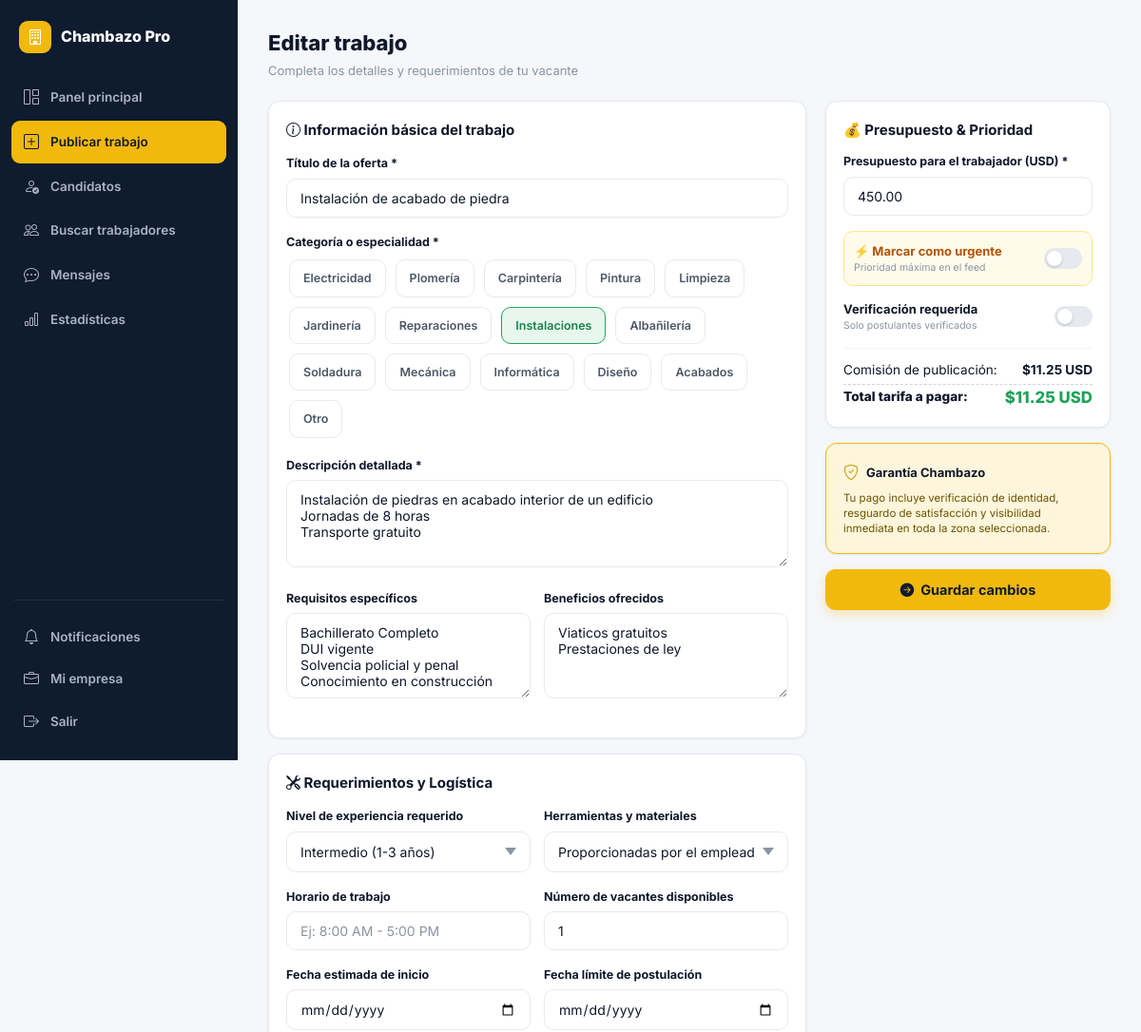
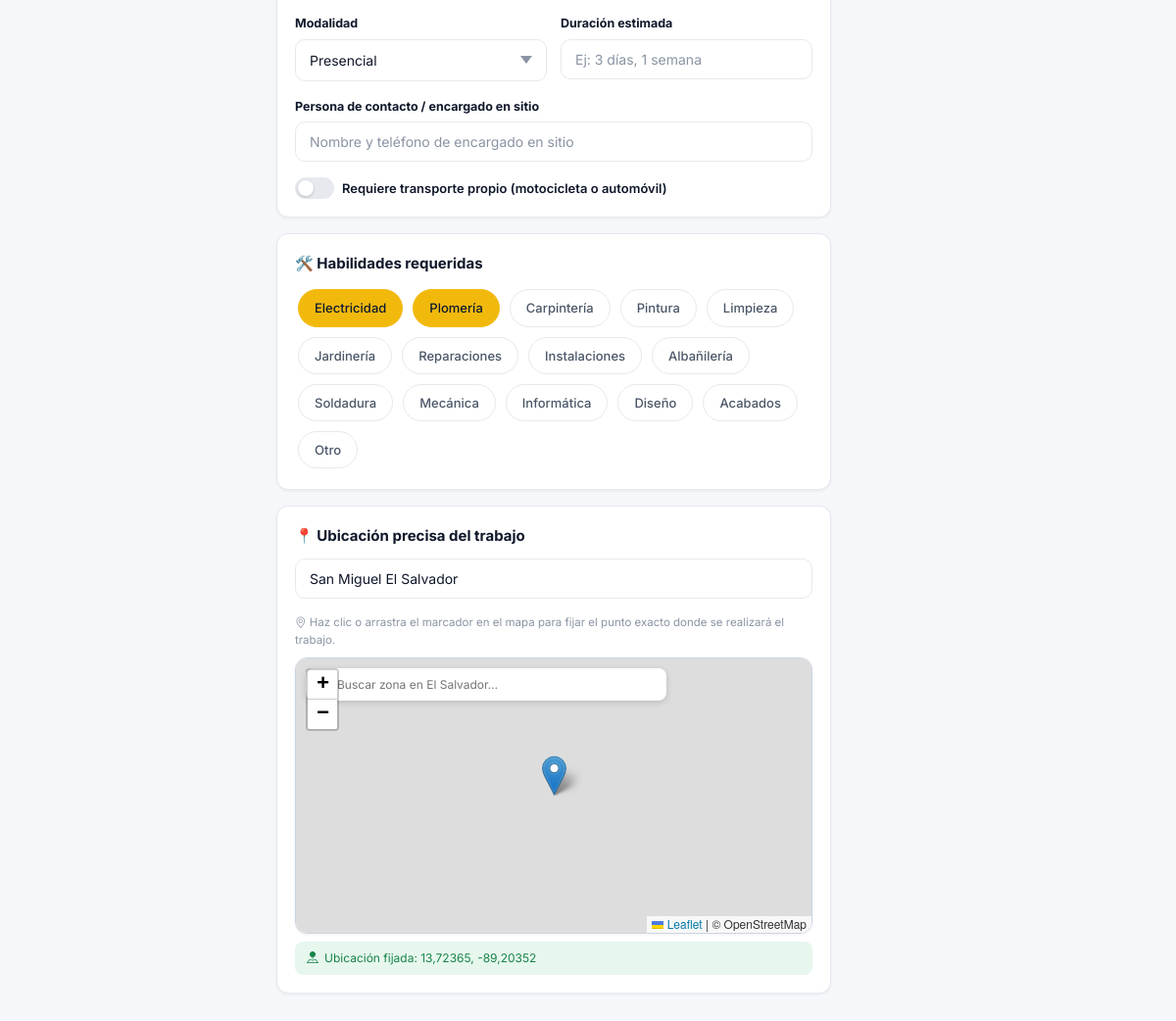
/contratista/trabajo/1/editar/ (signed in), run on the app's committed database (2 pictures, top to bottom).
### core/models.py (models this page shows, shortened)
class Trabajo(models.Model):
    ESTADO_VACANTE = [
        ('disponible', 'Disponible'),
        ('en_proceso', 'En proceso'),
        ('ocupada', 'Ocupada'),
    ]
    contratista   = models.ForeignKey(User, on_delete=models.CASCADE, related_name='trabajos_publicados')
    titulo        = models.CharField(max_length=200)
    categoria     = models.CharField(max_length=50, choices=CATEGORY_CHOICES)
    descripcion   = models.TextField()
    requisitos    = models.TextField(blank=True)
    beneficios    = models.TextField(blank=True)
    ubicacion     = models.CharField(max_length=200)
    lat           = models.FloatField(null=True, blank=True)
    lng           = models.FloatField(null=True, blank=True)
    presupuesto   = models.DecimalField(max_digits=10, decimal_places=2)
    es_urgente    = models.BooleanField(default=False)
    estado_vacante= models.CharField(max_length=20, choices=ESTADO_VACANTE, default='disponible')
    activo        = models.BooleanField(default=True)
    creado        = models.DateTimeField(auto_now_add=True)
    actualizado   = models.DateTimeField(auto_now=True)
    habilidades_req = models.JSONField(default=list, blank=True)
    vistas        = models.PositiveIntegerField(default=0)
    modalidad     = models.CharField(max_length=20, choices=[
        ('presencial','Presencial'), ('remoto','Remoto'), ('hibrido','Híbrido')
    ], default='presencial')
    duracion      = models.CharField(max_length=100, blank=True,
                                     help_text='Ej: 3 días, 1 semana')
    verificacion_requerida = models.BooleanField(default=False)
    fecha_inicio  = models.DateField(null=True, blank=True)
    fecha_limite  = models.DateField(null=True, blank=True)
    nivel_experiencia = models.CharField(max_length=30, choices=[
        ('sin_experiencia', 'Sin experiencia previa'),
        ('intermedio', 'Intermedio (1-3 años)'),
        ('experto', 'Experto (+3 años)')
    ], default='intermedio')
    herramientas  = models.CharField(max_length=30, choices=[
        ('empleador', 'Proporcionadas por el empleador'),
        ('trabajador', 'El trabajador debe traer sus herramientas'),
        ('ambos', 'Mixto')
    ], default='empleador')
    horario       = models.CharField(max_length=100, blank=True, help_text='Ej: 8:00 AM - 5:00 PM')
    vacantes_disponibles = models.PositiveIntegerField(default=1)
    transporte_propio = models.BooleanField(default=False)
    contacto_emergencia_sitio = models.CharField(max_length=150, blank=True)
    comision_plataforma = models.DecimalField(max_digits=8, decimal_places=2, default=0.00)
    tarifa_urgencia     = models.DecimalField(max_digits=8, decimal_places=2, default=0.00)
    total_a_pagar       = models.DecimalField(max_digits=10, decimal_places=2, default=0.00)
    pagado        = models.BooleanField(default=False)
    fecha_pago    = models.DateTimeField(null=True, blank=True)
    metodo_pago_id= models.CharField(max_length=100, blank=True, help_text='ID de transacción / comprobante de tarjeta')
    fecha_pago    = models.DateTimeField(null=True, blank=True)
    class Meta:
        ordering = ['-creado']

### core/views.py (the view)
# urls.py: path('contratista/trabajo/<int:pk>/editar/', views.editar_trabajo, name='editar_trabajo'),
@login_required
def editar_trabajo(request, pk):
    trabajo = get_object_or_404(Trabajo, pk=pk, contratista=request.user)
    if request.method == 'POST':
        form = TrabajoForm(request.POST, instance=trabajo)
        if form.is_valid():
            t = form.save(commit=False)
            t.habilidades_req = request.POST.getlist('habilidades_req')
            lat = request.POST.get('lat', ''); lng = request.POST.get('lng', '')
            if lat and lng:
                try:
                    t.lat = float(lat); t.lng = float(lng)
                except ValueError:
                    pass
            t.calcular_tarifas()
            t.save()
            messages.success(request, '✅ Vacante actualizada.')
            return redirect('panel_contratista')
    else:
        form = TrabajoForm(instance=trabajo)
    ctx = ctx_base(request)
    ctx.update({'form': form, 'skills': SKILL_CHOICES, 'titulo_pagina': 'Editar trabajo',
                'btn_label': 'Guardar cambios', 'active': 'publicar'})
    return render(request, 'core/publicar_trabajo.html', ctx)

### core/context_processors.py (called while the page is built)
def global_settings(request):
    return {
        'GOOGLE_MAPS_KEY': getattr(settings, 'GOOGLE_MAPS_API_KEY', ''),
    }

### core/views.py (called while the page is built)
def ctx_base(request):
    ctx = {'GOOGLE_MAPS_KEY': settings.GOOGLE_MAPS_API_KEY}
    if request.user.is_authenticated:
        ctx['notif_count'] = Notificacion.objects.filter(usuario=request.user, leida=False).count()
        if request.user.profile.rol == 'trabajador':
            ctx['urgentes_count'] = Trabajo.objects.filter(activo=True, es_urgente=True).count()
            ctx['solicitudes_pend_count'] = Solicitud.objects.filter(
                trabajador=request.user, estado__in=['pendiente', 'en_revision']).count()
    return ctx

### core/templates/core/publicar_trabajo.html (shortened to what this page needs)
{% extends 'core/base.html' %}
{% block body %}
{% include 'core/_sidebar_contratista.html' %}
<div class="page-hd"><div><h1>{{ titulo_pagina }}</h1><p>Completa los detalles y requerimientos de tu vacante</p></div></div>
<form method="post" id="jobForm">
  <div class="layout-2col-rev">
    <div>
      <div class="card mb-16"><div class="card-body">
        <h3 class="t-h3 mb-14"><i class="bi bi-info-circle"></i> Información básica del trabajo</h3>
        <div class="form-group"><label class="form-label">Título de la oferta *</label>{{ form.titulo }}</div>
        <div class="form-group">
          <label class="form-label">Categoría o especialidad *</label>
          <div style="display:flex;flex-wrap:wrap;gap:4px;">
            {% for val, label in skills %}
            <label class="cat-icon-btn {% if form.instance.categoria == val %}active{% endif %}" onclick="selectCat('{{ val }}')" id="cat-{{ val }}">{{ label }}</label>
            {% endfor %}
          </div>
        </div>
        <div class="form-group"><label class="form-label">Descripción detallada *</label>{{ form.descripcion }}</div>
        <div class="two-col" style="display:grid;grid-template-columns:1fr 1fr;gap:14px;">
          <div class="form-group"><label class="form-label">Requisitos específicos</label>{{ form.requisitos }}</div>
          <div class="form-group"><label class="form-label">Beneficios ofrecidos</label>{{ form.beneficios }}</div>
        </div>
      </div></div>
      <div class="card mb-16"><div class="card-body">
        <h3 class="t-h3 mb-14"><i class="bi bi-tools"></i> Requerimientos y Logística</h3>
        <div class="two-col" style="display:grid;grid-template-columns:1fr 1fr;gap:14px;">
          <div class="form-group">
            <label class="form-label">Nivel de experiencia requerido</label>
            {{ form.nivel_experiencia }}
          </div>
          <div class="form-group">
            <label class="form-label">Herramientas y materiales</label>
            {{ form.herramientas }}
          </div>
        </div>
        <div class="two-col" style="display:grid;grid-template-columns:1fr 1fr;gap:14px;">
          <div class="form-group">
            <label class="form-label">Horario de trabajo</label>
            {{ form.horario }}
          </div>
          <div class="form-group">
            <label class="form-label">Número de vacantes disponibles</label>
            {{ form.vacantes_disponibles }}
          </div>
        </div>
        <div class="two-col" style="display:grid;grid-template-columns:1fr 1fr;gap:14px;">
          <div class="form-group">
            <label class="form-label">Fecha estimada de inicio</label>
            {{ form.fecha_inicio }}
          </div>
          <div class="form-group">
            <label class="form-label">Fecha límite de postulación</label>
            {{ form.fecha_limite }}
          </div>
        </div>
        <div class="two-col" style="display:grid;grid-template-columns:1fr 1fr;gap:14px;">
          <div class="form-group">
            <label class="form-label">Modalidad</label>
            {{ form.modalidad }}
          </div>
          <div class="form-group">
            <label class="form-label">Duración estimada</label>
            {{ form.duracion }}
          </div>
        </div>
        <div class="form-group">
          <label class="form-label">Persona de contacto / encargado en sitio</label>
          {{ form.contacto_emergencia_sitio }}
        </div>
        <div class="flex-c gap-8 mt-8">
          <label class="toggle-switch">{{ form.transporte_propio }}<span class="toggle-slider"></span></label>
          <span class="t-sm fw-600">Requiere transporte propio (motocicleta o automóvil)</span>
        </div>
      </div></div>
      <div class="card mb-16"><div class="card-body">
        <h3 class="t-h3 mb-12">🛠️ Habilidades requeridas</h3>
        <div style="display:flex;flex-wrap:wrap;gap:4px;">
          {% for val, label in skills %}
          <label class="skill-chip-label yellow">
            <input type="checkbox" name="habilidades_req" value="{{ val }}">{{ label }}
          </label>
          {% endfor %}
        </div>
      </div></div>
      <div class="card"><div class="card-body">
        <h3 class="t-h3 mb-12">📍 Ubicación precisa del trabajo</h3>
        <div class="form-group">{{ form.ubicacion }}</div>
        <p class="t-xs t-muted mb-8">
          <i class="bi bi-geo-alt"></i> Haz clic o arrastra el marcador en el mapa para fijar el punto exacto donde se realizará el trabajo.
        </p>
        <div class="map-wrap" style="position:relative;border-radius:12px;overflow:hidden;border:1px solid #cbd5e1;">
          <div class="map-search-overlay" style="position:absolute;top:10px;left:10px;z-index:1000;background:#fff;border-radius:8px;padding:4px 10px;box-shadow:0 2px 6px rgba(0,0,0,0.15);display:flex;align-items:center;gap:6px;width:70%;">
            <input type="text" id="pickerSearch" placeholder="Buscar zona en El Salvador…" style="border:none;outline:none;width:100%;font-size:12px;">
          </div>
          <div id="mapPicker" class="gmap" style="height:280px;width:100%;"></div>
        </div>
        <div id="coordsDisplay" style="display:{% if form.instance.lat %}flex{% else %}none{% endif %};background:var(--green-light);border-radius:8px;padding:8px 12px;margin-top:8px;font-size:12px;color:var(--green-dark);align-items:center;gap:6px;">
          <i class="bi bi-pin-map-fill"></i> <span id="coordsText">{% if form.instance.lat %}Ubicación fijada: {{ form.instance.lat|floatformat:5 }}, {{ form.instance.lng|floatformat:5 }}{% endif %}</span>
        </div>
      </div></div>
    </div>
    <div class="detail-sidebar">
      <div class="card mb-16"><div class="card-body">
        <h4 class="t-h3 mb-12">💰 Presupuesto & Prioridad</h4>
        <div class="form-group">
          <label class="form-label">Presupuesto para el trabajador (USD) *</label>
          {{ form.presupuesto }}
        </div>
        <div class="flex-bc mb-14" style="background:#fffbeb;border:1px solid #fde68a;border-radius:10px;padding:10px;">
          <div>
            <div class="t-sm fw-700" style="color:#b45309;">⚡ Marcar como urgente</div>
            <div class="t-xxs t-muted">Prioridad máxima en el feed</div>
          </div>
          <label class="toggle-switch">{{ form.es_urgente }}<span class="toggle-slider"></span></label>
        </div>
        <div class="flex-bc mb-14">
          <div>
            <div class="t-sm fw-700">Verificación requerida</div>
            <div class="t-xxs t-muted">Solo postulantes verificados</div>
          </div>
          <label class="toggle-switch">{{ form.verificacion_requerida }}<span class="toggle-slider"></span></label>
        </div>
        <div style="border-top:1px solid #f1f5f9;padding-top:12px;margin-top:12px;font-size:0.85rem;">
          <div class="flex-bc mb-4 text-muted">
            <span>Comisión de publicación:</span>
            <span id="feeBaseDisplay" class="fw-700 text-dark">$2.50 USD</span>
          </div>
          <div class="flex-bc pt-8" style="border-top:1px dashed #cbd5e1;font-weight:800;">
            <span>Total tarifa a pagar:</span>
            <span id="feeTotalDisplay" style="color:var(--green);font-size:1.05rem;">$2.50 USD</span>
          </div>
        </div>
      </div></div>
      <div class="card mb-16" style="background:var(--yellow-light);border-color:var(--yellow);"><div class="card-body">
        <div class="flex-c gap-8 mb-6"><i class="bi bi-shield-check t-yellow"></i><span class="fw-700 t-sm">Garantía Chambazo</span></div>
        <p class="t-xs" style="color:#6b5300;line-height:1.4;">
          Tu pago incluye verificación de identidad, resguardo de satisfacción y visibilidad inmediata en toda la zona seleccionada.
        </p>
      </div></div>
      <button type="submit" class="btn btn-y btn-full btn-lg" style="box-shadow:0 4px 12px rgba(242,185,13,0.3);">
        <i class="bi bi-arrow-right-circle-fill"></i> {{ btn_label }}
      </button>
    </div>
  </div>
</form>
{% include 'core/_sidebar_close.html' %}
{% endblock %}

### data on the page
Trabajo: titulo "Instalación de acabado de piedra", descripcion "Instalación de piedras en acabado interior de un edificio Jornadas de 8 horas Transporte gratuito", requisitos "Bachillerato Completo DUI vigente Solvencia policial y penal Conocimiento en construcción", beneficios "Viaticos gratuitos Prestaciones de ley", nivel_experiencia "Intermedio (1-3 años)", herramientas "Proporcionadas por el empleador", vacantes_disponibles "1", modalidad "Presencial", ubicacion "San Miguel El Salvador", instance.lat "13,72365", instance.lng "-89,20352", presupuesto "450.00"

### other printed values
{{ titulo_pagina }} "Editar trabajo"
{{ label }} "Electricidad" "Plomería" "Carpintería" "Pintura" "Limpieza" "Jardinería" "Reparaciones" "Instalaciones" "Albañilería" "Soldadura" "Mecánica" "Informática" "Diseño" "Acabados" "Otro"
{{ btn_label }} "Guardar cambios"
